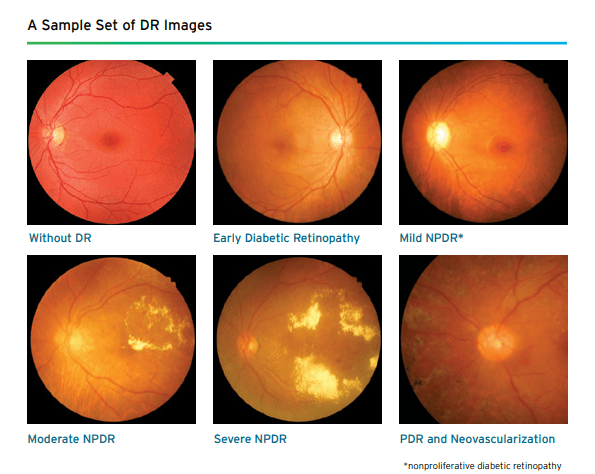
#> input picture 2020/farah_retinopathy/e368a7be2280771edf9ad309eb19eb0c.png, 595 x 474 px
$ python -i data_preproc.py   (imports and definitions only)
#> lines starting #> are read from the running program, lines starting #| are printed output that depends on the picture; after the words box and inside, x2 and y2 are one past the last pixel; in counts of white or black regions, pixels touching at a corner belong together
#> in find_eye, img is the input picture: shape (474, 595, 3); mean B, G, R 119.7, 144.9, 191.7
# -*- coding: utf-8 -*-
"""
Created on Sun Jul  5 11:58:26 2020

@author: BIG1KOR
"""

import cv2
import numpy as np
import matplotlib.pyplot as plt
#%%
def image_resz_pad(img, desired_size=512, resize = True):
    '''
    Function to resize image with padding or pad to square to a desired size

    Parameters
    ----------
    img : uint8 2D/3D
    desired_size : int, optional
        size of resized image with padded. or pad to a particular size
        The default is 1000.
    resize : bool, optional
        True if resize also required or else false for only square padding.
        The default is True.

    Returns
    -------
    result_ : img uint8

    '''
#> called with desired_size = 512, resize = True
    img = img.copy()

    old_size = img.shape[:2]
#> old_size = (474, 595)

    #calculating aspect ratio
    ratio = float(desired_size)/max(old_size)
#> ratio = 0.861

    if(resize): #if resize is required
        new_size = tuple([int(x*ratio) for x in old_size])
#> new_size = (407, 512)
        img = cv2.resize(img, (new_size[1], new_size[0]))
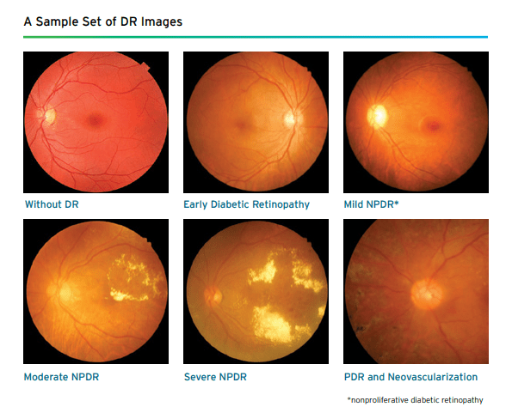
#> img: shape (407, 512, 3); mean B, G, R 119.6, 144.8, 191.6
        delta_w = desired_size - new_size[1]
#> delta_w = 0
        delta_h = desired_size - new_size[0]
#> delta_h = 105

    else: #if only square padding is required to desired size
        delta_w = desired_size - old_size[1]
        delta_h = desired_size - old_size[0]

    top, bottom = delta_h//2, delta_h-(delta_h//2)
#> top = 52; bottom = 53
    left, right = delta_w//2, delta_w-(delta_w//2)
#> left = 0; right = 0

    #making padding with replication
    result_ = cv2.copyMakeBorder(img, top, bottom, left, right, cv2.BORDER_CONSTANT)
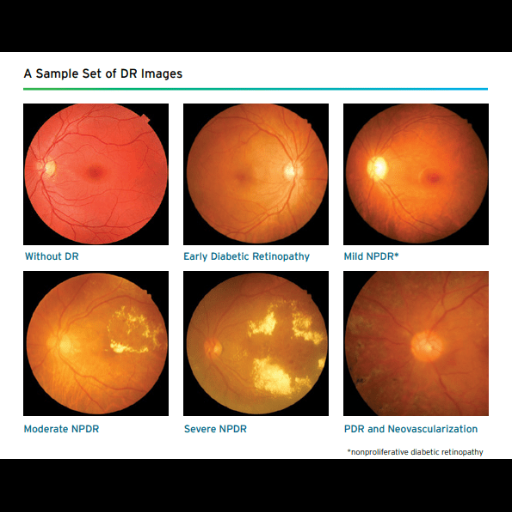
#> result_: shape (512, 512, 3); mean B, G, R 95.1, 115.1, 152.3

    return result_
#%%
def find_eye(path, sz=256):
    '''
    Function to find eye in image, crop it and save as sz*sz image

    Parameters
    ----------
    path : str
        Image Path
    Returns
    -------
    -1/1 : Bad image quality
    img  : cv2, uint8, 256*256
    '''
    #reading image
    img = cv2.imread(path)
    #resizing image with aspect ratio preserved
    resized = image_resz_pad(img)
    #converting image to black and white
    img_bw = cv2.cvtColor(resized, cv2.COLOR_BGR2GRAY)
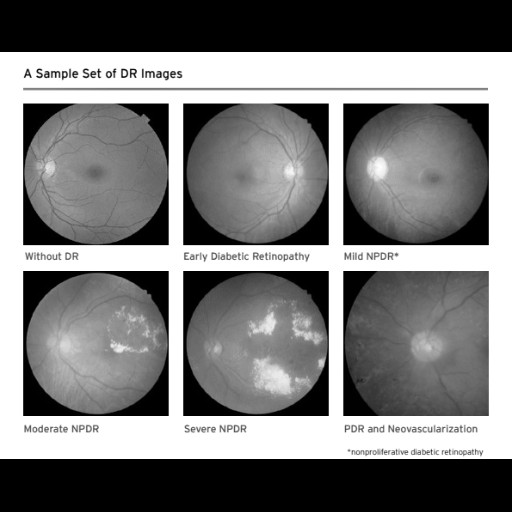
#> img_bw: shape (512, 512); min 0, max 255, mean 124
    #Black and white image thresholding
    ret,thresh1 = cv2.threshold(img_bw,20,255,cv2.THRESH_BINARY)
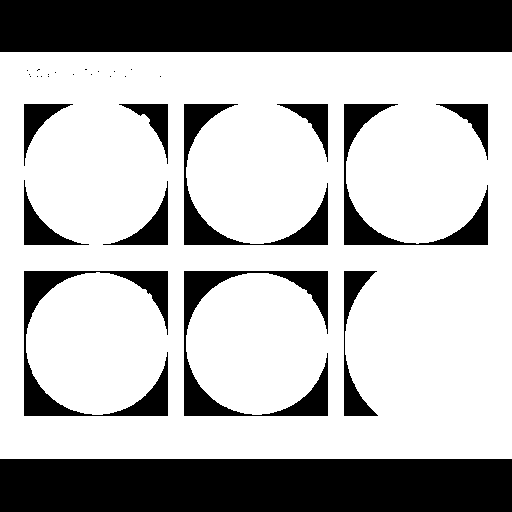
#> thresh1: shape (512, 512); 70.1% white; 31 black regions (18 under 20 px), largest, box (x1, y1, x2, y2) and area: (0, 459, 512, 512) 27136, (0, 0, 512, 52) 26624, (184, 271, 328, 416) 5028
    #Image Closing [Dilation followed by opening]
    kernel_temp = np.ones((5,5), np.uint8)
    dil = cv2.dilate(thresh1, kernel_temp, iterations=7)
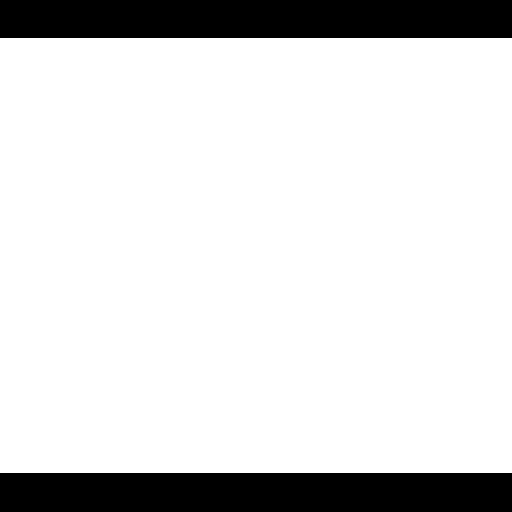
#> dil: shape (512, 512); 85% white; 2 black regions, box (x1, y1, x2, y2) and area: (0, 473, 512, 512) 19968, (0, 0, 512, 38) 19456
    ero = cv2.erode(dil, kernel_temp, iterations=7)
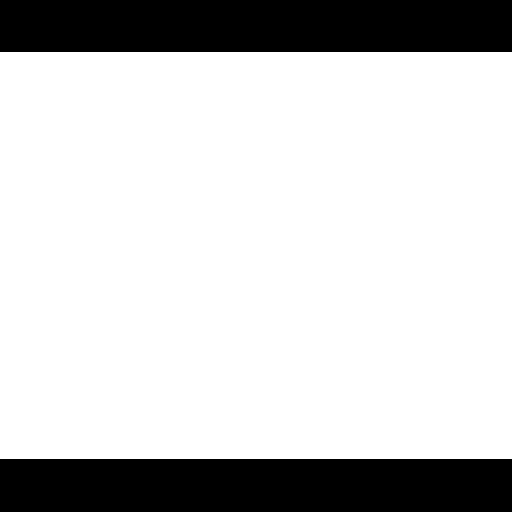
#> ero: shape (512, 512); 79.5% white; 2 black regions, box (x1, y1, x2, y2) and area: (0, 459, 512, 512) 27136, (0, 0, 512, 52) 26624
    #plt.imshow(ero)

    #Finding contours in image
    contours,hierarchy = cv2.findContours(ero,cv2.RETR_EXTERNAL,cv2.CHAIN_APPROX_SIMPLE)
#> contours = [[[0, 52], [0, 458], [511, 458], [511, 52]]]

    flag = False
    for c in contours:
        #print('Contour area: ',cv2.contourArea(c))
        if( cv2.contourArea(c) > 100**2):
            #rect = cv2.boundingRect(c)s
            flag = True
#> this loop made 1 pass
#> (c, flag) on pass 1: ([[0, 52], [0, 458], [511, 458], [511, 52]], True)

    if(not flag):
        print('Bad Image : {0}'.format(path))
        return 0

    return 1

#    x1 = rect[0]
#    y1= rect[1]
#    x2 = x1+rect[2]
#    y2 = y1+rect[3]
#
#    #resizing image again to 256
#    img_f = image_resz_pad(resized[y1:y2,x1:x2], sz)
#    #img_fs = cv2.rectangle(img_f,(x1,y1),(x2,y2),(255,255,255),3)
#    #cv2.imshow('final',img_fs)
#    return 1,img_f
#%%

import os
img_list = os.listdir()
# [2 lines not run here, left out]

>>> result = find_eye('e368a7be2280771edf9ad309eb19eb0c.png')
